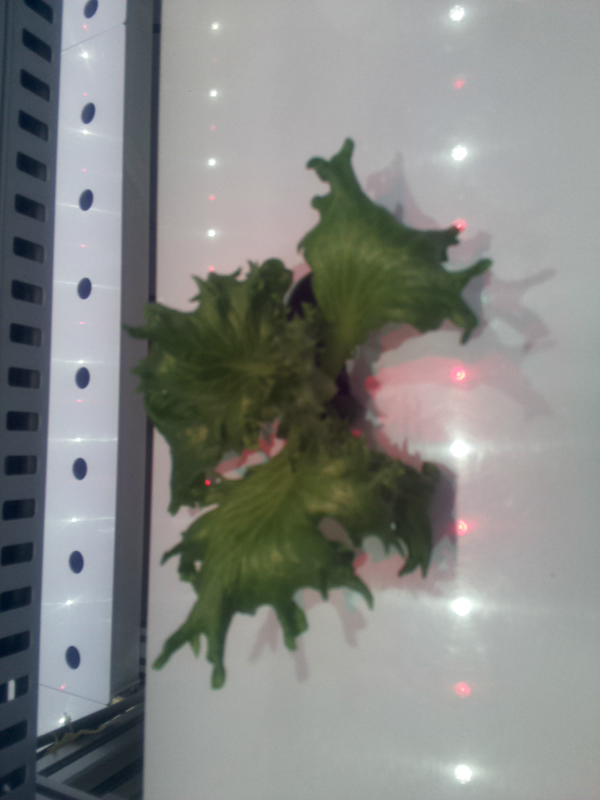
#> input picture test.png, 600 x 800 px
$ python PicAnalyzer.py test.png
#> lines starting #> are read from the running program, lines starting #| are printed output that depends on the picture; after the words box and inside, x2 and y2 are one past the last pixel; in counts of white or black regions, pixels touching at a corner belong together
import sys
import cv2
import numpy as np

def imshow(label,mat):
  cv2.imshow(label, mat)
  cv2.waitKey()
  cv2.destroyAllWindows()

img = cv2.imread(sys.argv[1])
#> img is the input picture: shape (800, 600, 3); mean B, G, R 131.2, 134.4, 132.1

hsv = cv2.cvtColor(img, cv2.COLOR_BGR2HSV)
#> hsv: shape (800, 600, 3); mean H, S, V 74.4, 36.7, 139.3
# 緑色のHSVの値域1
hsv_min = np.array([30, 30, 0])
hsv_max = np.array([90,255,255])

# 緑色領域のマスク（255：赤色、0：赤色以外）
mask = cv2.inRange(hsv, hsv_min, hsv_max)
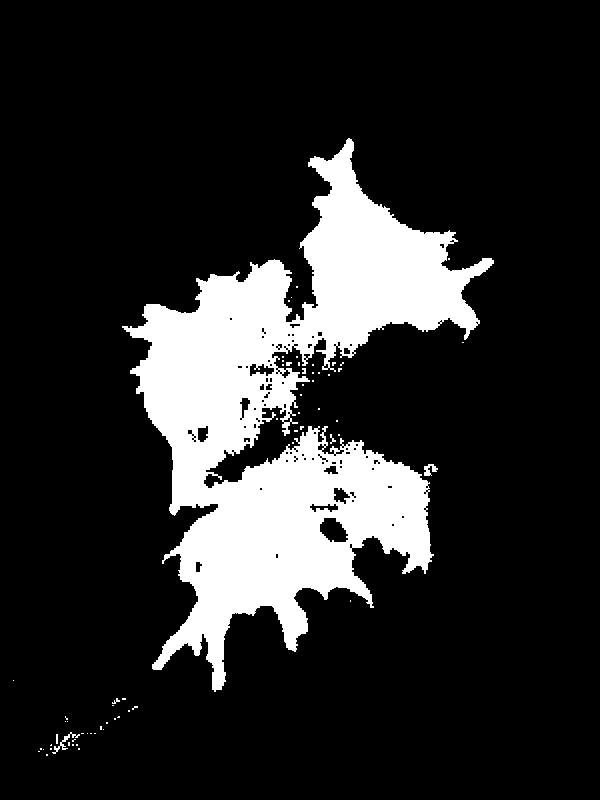
#> mask: shape (800, 600); 16.4% white; 65 white regions (57 under 20 px), largest, box (x1, y1, x2, y2) and area: (122, 138, 494, 692) 78183, (52, 732, 80, 754) 115, (424, 464, 438, 476) 96

# 白黒画像の表示
#imshow("mask", mask)

# 緑だけ抜き出した画像の表示
masked_img = cv2.bitwise_and(img, img, mask=mask)
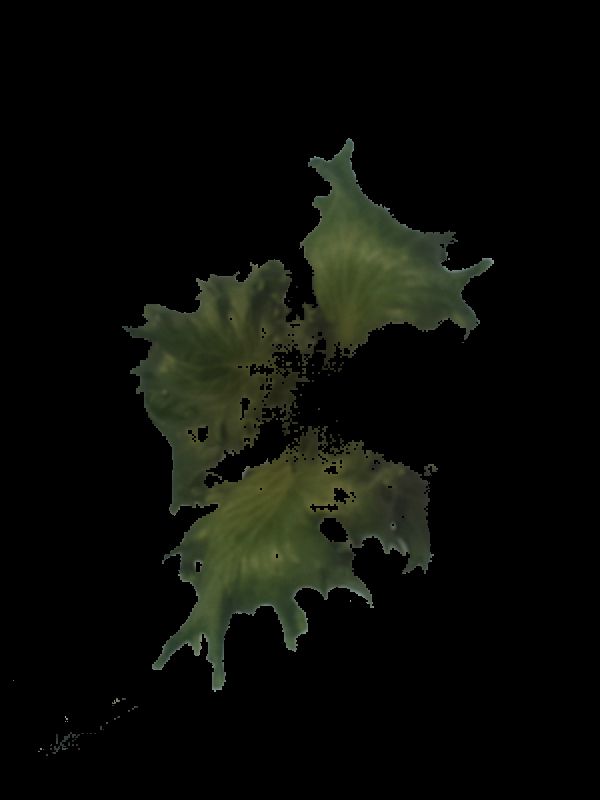
#> masked_img: shape (800, 600, 3); mean B, G, R 7.2, 11.7, 10.2

imshow("hsv", masked_img)
print(np.sum(mask)/255)
#| 78753.0
